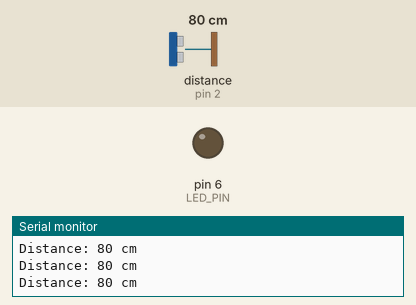
Simulated run of this sketch. Board: Arduino Uno, built with avr-gcc and run on an emulated ATmega328P. Shown: output pins drawn as LEDs (lit = HIGH), the last lines printed to the serial monitor. The test bench sets the inputs (shaded band); at power-on: distance to the obstacle (sensor on pin 2) 80 cm.

Above: at 1.2 s.
1.3 s: distance to the obstacle (sensor on pin 2) set to 22 cm
2.8 s: distance to the obstacle (sensor on pin 2) set to 18 cm
At 4.0 s:
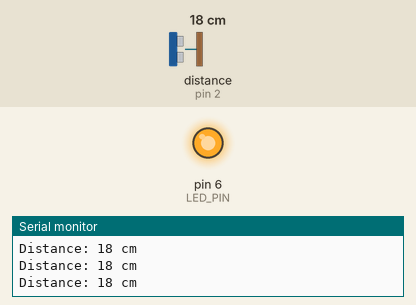
4.3 s: distance to the obstacle (sensor on pin 2) set to 35 cm
At 4.9 s:
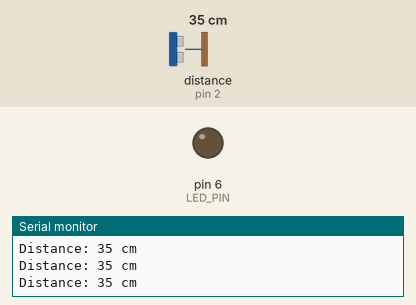
5.8 s: distance to the obstacle (sensor on pin 2) set to 2 cm
At 6.3 s:
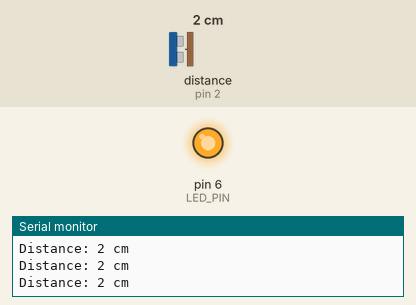
Timing chart, 0 to 8.3 s (numbered marks = the images above; inputs shaded):
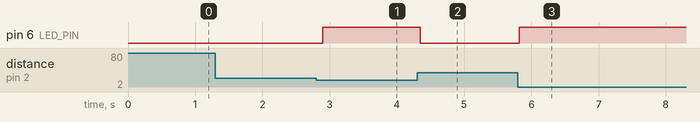

Measured:
- the behaviour switches between 20 and 19 cm on distance to the obstacle (sensor on pin 2) (found by bisection; images 0 and 1)
- after the input at 2.8 s, pin 6 (LED_PIN): LOW → HIGH after 0.10 s
- after the input at 4.3 s, pin 6 (LED_PIN): HIGH → LOW after 0.05 s
- after the input at 5.8 s, pin 6 (LED_PIN): LOW → HIGH at once

The sketch:

10.OOP.ino
```cpp
/*
  Author: Callen Lin

  Learning Intention:
  The students will learn about the Object Oriented Paradigm and build their own
  classes and objects to manage hardware components.

  Success Criteria:
    1.  I understand what classes and objects are (blueprint vs instance)
    2.  I can create a class with private properties, public methods and a constructor
    3.  I understand the difference between public and private (encapsulation)
    4.  I can create multiple instances of my class to manage identical hardware

  Hardware (Grove cables to the base shield):
    LED module -> D6, plus the built-in LED on pin 13 as your second instance.
    Optional: Button module -> D4 or the ultrasonic sensor -> D2 for your own class.

  Documentation:
    https://www.youtube.com/watch?v=S_uaROFnWSg
    https://youtu.be/cUVryWbVkXk
*/

/*
  OOP in a Nutshell cause I won't remember while looking at the tabby cat in VS code pet :P

  Class = the blueprint for objects
    example:
      Class: Led

  Object = the thin made from that blueprint
    example:
      Led moduleLed(6);
      Led builtinLed(13);

  Properties: the data the object remembers
    example:
      pin = 6;
      isOn = false;

  Methods: things for the object to do
    example:
      turnOn();
      turnOff();
      toggle();

  Constructor: runs when the object is created
    example:
      Led(int ledPin);

  private: things that the object can not touch directly from outside the class
    example:
      int pin;
      bool isOn;

  public: things that the object can do from outside the class
    example:
      turnOn();
      turnOff();
      toggle();

  encapsulation: keep the internal state protected behind the interface
    example:
      Led moduleLed(6);
      moduleLed.turnOn();
      // can't access moduleLed.isOn directly because it's private
*/

#include "Ultrasonic.h"

const int LED_PIN = 6;

class DistanceSensor {
  private:
    int pin;
    Ultrasonic ultrasonic;

  public:
    DistanceSensor(int signalPin) : pin(signalPin), ultrasonic(signalPin) {}

    void begin() {
    }

    int readCm() {
      return ultrasonic.read();
    }

    bool isCloserThan(int limitCm) {
      return readCm() < limitCm;
    }
};

DistanceSensor distanceSensor(2);

void setup() {
  Serial.begin(115200);

  pinMode(LED_PIN, OUTPUT);

  distanceSensor.begin();
}

void loop() {
  int distance = distanceSensor.readCm();

  Serial.print("Distance: ");
  Serial.print(distance);
  Serial.println(" cm");

  if (distanceSensor.isCloserThan(20)) {
    digitalWrite(LED_PIN, HIGH);
  } else {
    digitalWrite(LED_PIN, LOW);
  }

  delay(100);
}


/*
// Archive of alternating LED OOP example from before.
class Led {
  private:
    int pin;          // properties: data each Led remembers
    bool isOn;

  public:
    Led(int ledPin) {  // constructor: runs when an object is created
      pin = ledPin;
      isOn = false;
    }

    void begin() {
      pinMode(pin, OUTPUT);
      digitalWrite(pin, LOW);
    }

    void turnOn() {    // methods: things every Led can do
      digitalWrite(pin, HIGH);
      isOn = true;
    }

    void turnOff() {
      digitalWrite(pin, LOW);
      isOn = false;
    }

    void toggle() {
      if (isOn) {
        turnOff();
      } else {
        turnOn();
      }
    }
};

Led moduleLed(6);    // the Grove LED module on D6
Led builtinLed(13);  // the LED soldered onto the Uno itself

void setup() {
  moduleLed.begin();
  builtinLed.begin();
  builtinLed.turnOn();   // start opposite to the module LED
}

void loop() {
  moduleLed.toggle();
  builtinLed.toggle();
  delay(500);
}
*/
```
